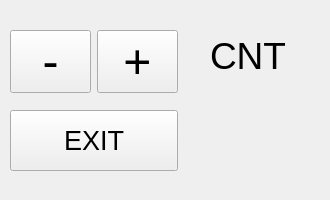
<?xml version="1.0" encoding="UTF-8"?>
<ui version="4.0">
 <class>Form</class>
 <widget class="QWidget" name="Form">
  <property name="geometry">
   <rect>
    <x>0</x>
    <y>0</y>
    <width>330</width>
    <height>200</height>
   </rect>
  </property>
  <property name="font">
   <font>
    <pointsize>28</pointsize>
   </font>
  </property>
  <property name="windowTitle">
   <string>Form</string>
  </property>
  <widget class="QLabel" name="label">
   <property name="geometry">
    <rect>
     <x>210</x>
     <y>30</y>
     <width>161</width>
     <height>51</height>
    </rect>
   </property>
   <property name="layoutDirection">
    <enum>Qt::LeftToRight</enum>
   </property>
   <property name="text">
    <string>CNT</string>
   </property>
  </widget>
  <widget class="QPushButton" name="bExit">
   <property name="geometry">
    <rect>
     <x>10</x>
     <y>110</y>
     <width>168</width>
     <height>61</height>
    </rect>
   </property>
   <property name="font">
    <font>
     <pointsize>20</pointsize>
    </font>
   </property>
   <property name="text">
    <string>EXIT</string>
   </property>
  </widget>
  <widget class="QWidget" name="layoutWidget">
   <property name="geometry">
    <rect>
     <x>10</x>
     <y>30</y>
     <width>168</width>
     <height>63</height>
    </rect>
   </property>
   <layout class="QHBoxLayout" name="horizontalLayout">
    <item>
     <widget class="QPushButton" name="bMinus">
      <property name="font">
       <font>
        <pointsize>36</pointsize>
       </font>
      </property>
      <property name="text">
       <string>-</string>
      </property>
     </widget>
    </item>
    <item>
     <widget class="QPushButton" name="bPlus">
      <property name="font">
       <font>
        <pointsize>36</pointsize>
       </font>
      </property>
      <property name="text">
       <string>+</string>
      </property>
     </widget>
    </item>
   </layout>
  </widget>
  <zorder>layoutWidget</zorder>
  <zorder>label</zorder>
  <zorder>bExit</zorder>
 </widget>
 <resources/>
 <connections>
  <connection>
   <sender>bExit</sender>
   <signal>clicked()</signal>
   <receiver>Form</receiver>
   <slot>close()</slot>
   <hints>
    <hint type="sourcelabel">
     <x>136</x>
     <y>134</y>
    </hint>
    <hint type="destinationlabel">
     <x>148</x>
     <y>342</y>
    </hint>
   </hints>
  </connection>
 </connections>
</ui>
